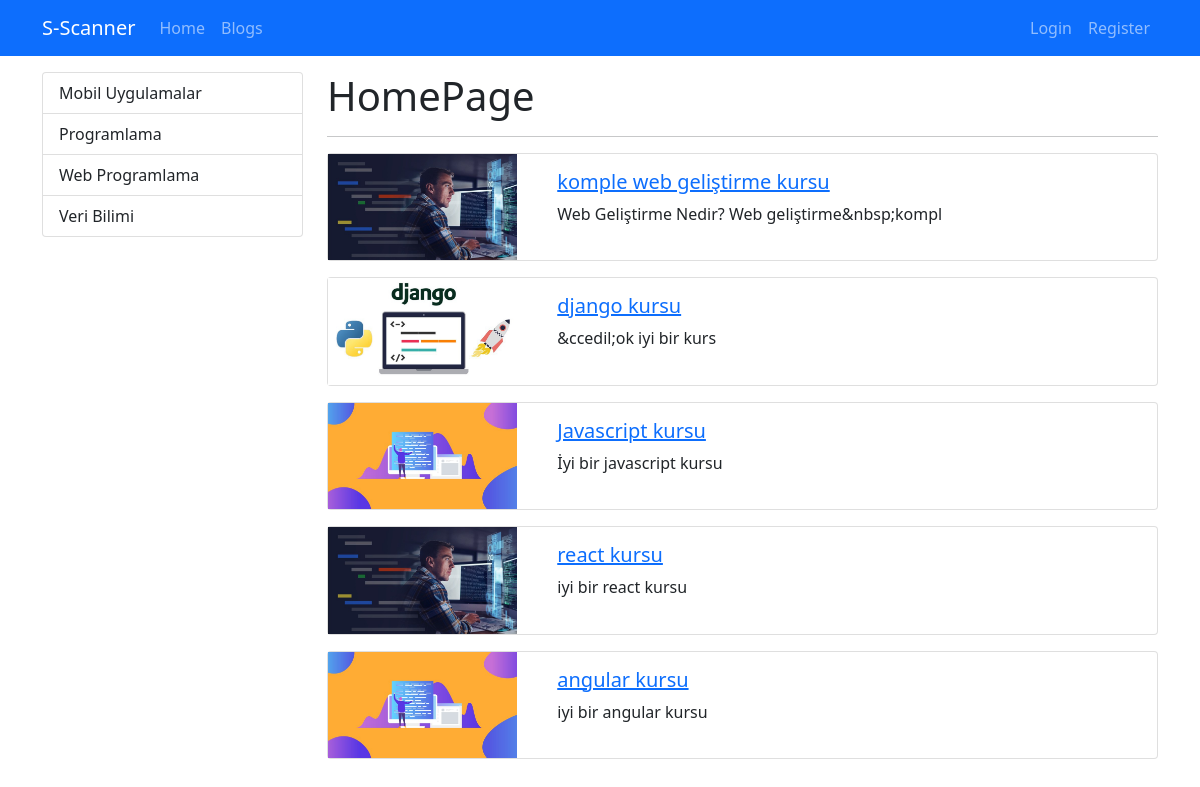
The page / on the database its author committed.
### blog/models.py (models this page shows, shortened)
class Category(models.Model):
    name = models.CharField(max_length=150)
    slug = models.SlugField(null=False, blank=True, unique=True, db_index=True, editable=False)

class Blog(models.Model):
    title = models.CharField(max_length=200)
    image = models.ImageField(upload_to="blogs")
    description = RichTextField(blank=True,null=True)
    is_active = models.BooleanField(default=False)
    is_home = models.BooleanField(default=False)
    slug = models.SlugField(null=False,blank=True, unique=True, db_index =True, editable = False)
    categories = models.ManyToManyField(Category, blank=True)

### blog/views.py (the view)
# urls.py: path("", views.index, name="home"),
def index(request):
    context = {
        "blogs": Blog.objects.filter(is_active=True, is_home=True),
        "categories": Category.objects.all()
    }
    return render(request, "blog/index.html", context)

### blog/templates/blog/index.html (shortened to what this page needs)
{% extends "base.html" %}
{% load static %}
{% block css_files %}
<link rel="stylesheet" href="{%static 'blog/css/style.css'%}">
{%endblock%}
{% block content %}
<div class="container mt-3">
    <div class="row">
        <div class="col-3">
            {% include 'partials/_categories.html'%}
        </div>
        <div class="col-9">
            <h1>HomePage</h1>
            <hr>
            {% for blog in blogs %}
                {% if blog.is_home and blog.is_active %}
                    {% include 'blog/partials/_blog.html'%}
                {% endif %}
            {% endfor %}
        </div>
    </div>
</div>
{% endblock %}

### templates/base.html (shortened to what this page needs)
{% load static %}
<!doctype html>
<html lang="en">
<head>
    <link rel="stylesheet" href="{%static 'css/bootstrap.min.css'%}">
    <link rel="stylesheet" href="{%static 'css/base.css'%}">
    {% block css_files %} {%endblock%}
</head>
<body>
    {% include 'partials/_navbar.html'%}
    {% block content %}{% endblock %}
</body>
</html>

### templates/partials/_navbar.html
<nav class="navbar navbar-dark bg-primary navbar-expand-lg">
        <div class="container">
            <a class="navbar-brand" href="{% url 'home'%}">S-Scanner</a>
            <ul class="navbar-nav me-auto">
                <li class="nav-item">
                    <a class="nav-link" href="{% url 'home'%}">Home</a>
                </li>
                <li>
                    <a class="nav-link" href="{% url 'blogs'%}">Blogs</a>
                </li>
            </ul>
            <ul class="navbar-nav ms-auto">
                {% if user.is_authenticated %}
                    <li class="nav-item">
                        <a class="nav-link" href="{% url 'logout' %}">Logout</a>
                    </li>
                    <li>
                        <a class="nav-link" href="{% url 'blogs' %}">Welcome {{ user.username }}</a>
                    </li>
                {% else %}
                    <li>
                        <a class="nav-link" href="{% url 'login' %}">Login</a>
                    </li>
                    <li>
                        <a class="nav-link" href="{% url 'register' %}">Register</a>
                    </li>
                {% endif %}
            </ul>
        </div>
    </nav>

### templates/partials/_categories.html
<div class="list-group">
    {% for category in categories %}
        {% if category.slug == selected_category %}
            <a class="list-group-item list-group-item-action active" href="{% url 'blogs_by_category' category.slug %}">{{ category.name|title }}</a>
        {% else %}
            <a class="list-group-item list-group-item-action" href="{% url 'blogs_by_category' category.slug %}">{{ category.name|title }}</a>
        {% endif %}
    {% endfor %}
</div>

### blog/templates/blog/partials/_blog.html
{% load static %}
<div class="card mb-3">
    <div class="row">
        <div class="col-md-3">
            <img src="{{blog.image.url}}" alt="" class="img-fluid">
        </div>
        <div class="col-md-9">
            <div class="card-body">
                <h5 class="card-title">
                    <a href="{% url 'blog_details' blog.slug %}">
                    {{blog.title}}
                    </a>
                </h5>
                <p class="card-text">{{blog.description|striptags|slice:"0:50"}}</p>
            </div>
        </div>
    </div>
</div>

### rows shown on the page
Category: name "Mobil Uygulamalar"
Category: name "Programlama"
Category: name "Web Programlama"
Category: name "Veri Bilimi"
Blog: image (picture), title "komple web geliştirme kursu", description "Web Geliştirme Nedir? Web geliştirme&nbsp;kompl"
Blog: image (picture), title "django kursu", description "&ccedil;ok iyi bir kurs"
Blog: image (picture), title "Javascript kursu", description "İyi bir javascript kursu"
Blog: image (picture), title "react kursu", description "iyi bir react kursu"
Blog: image (picture), title "angular kursu", description "iyi bir angular kursu"
